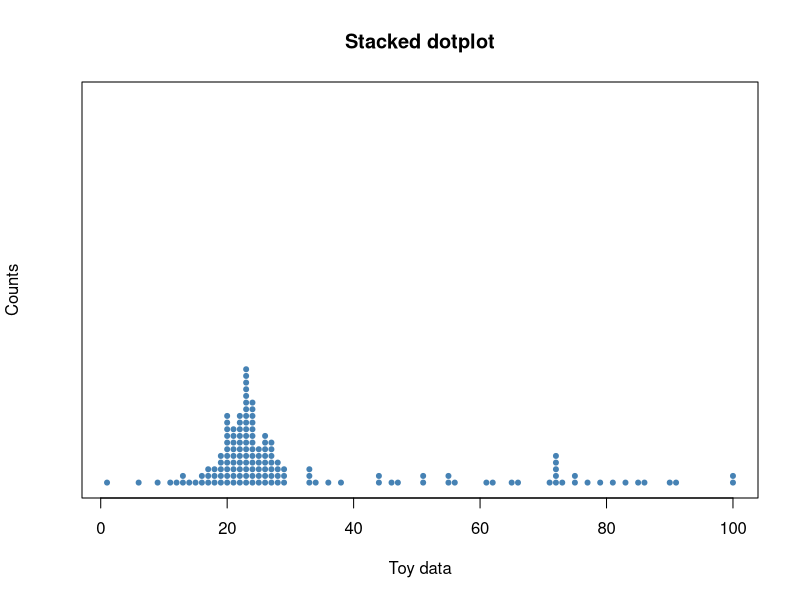
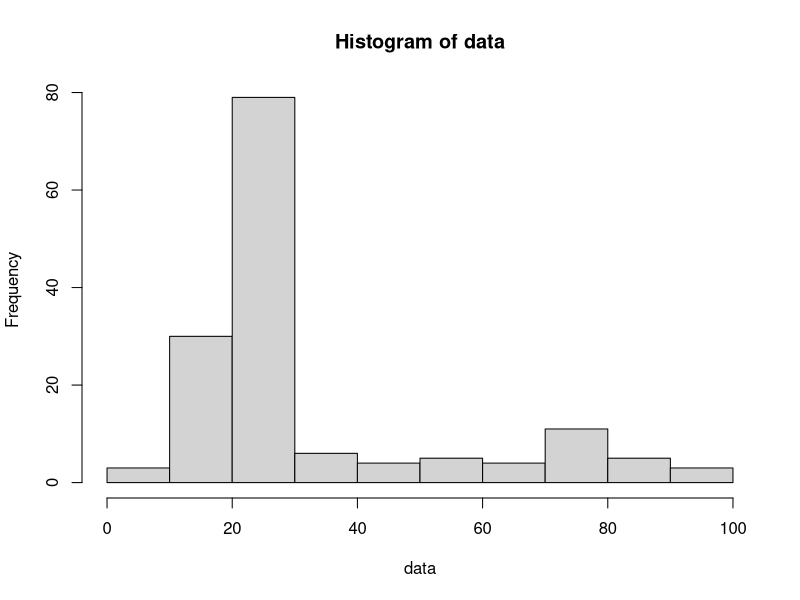
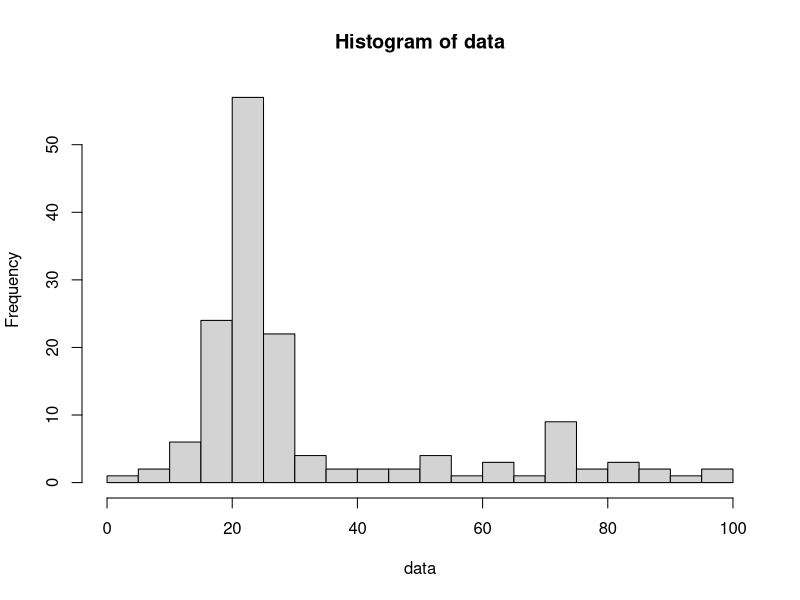
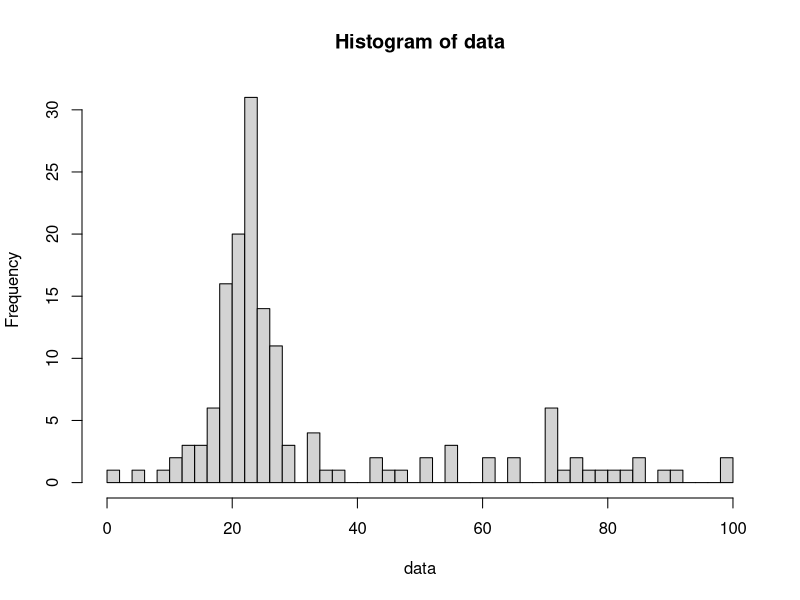
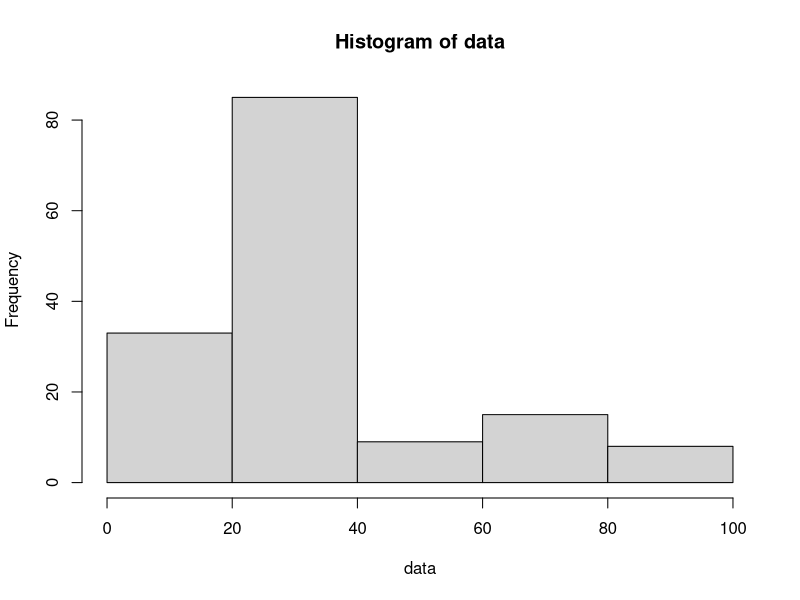
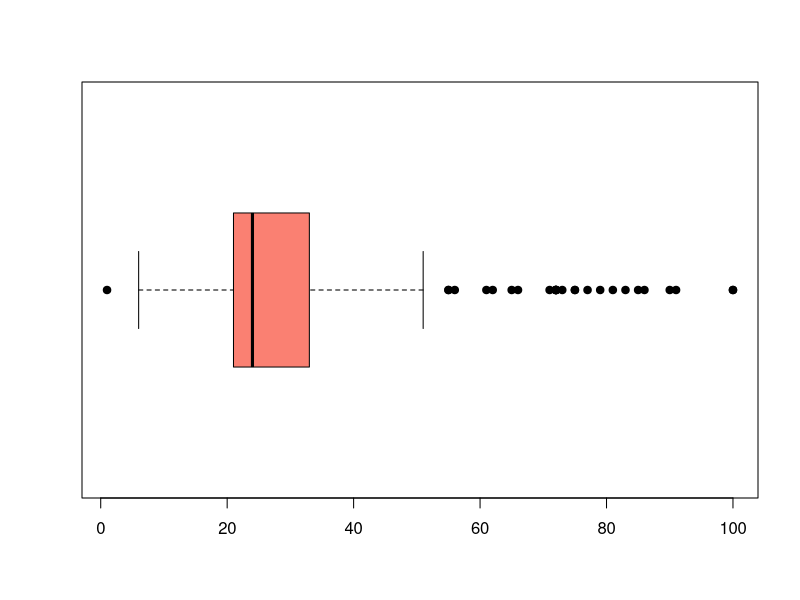

Source code (R) for these figures, in order:
data<-c(sample(1:100,50,replace=TRUE),rbinom(100,size=50,prob=0.45))
data.bar<-mean(data)
nsim<-length(data)

stripchart(data, method="stack", at=0, pch=20, col="steelblue",
           main="Stacked dotplot",
           xlab="Toy data",
           ylab="Counts")

hist(data)
hist(data, breaks=25)
hist(data, breaks=50)
hist(data, breaks=5)

s.squared<-sum((data-data.bar)^2)/(nsim-1)
var(data)

sqrt(var(data))
sd(data)

summary(data)

boxplot(data, col="salmon", pch=19, horizontal=TRUE)

